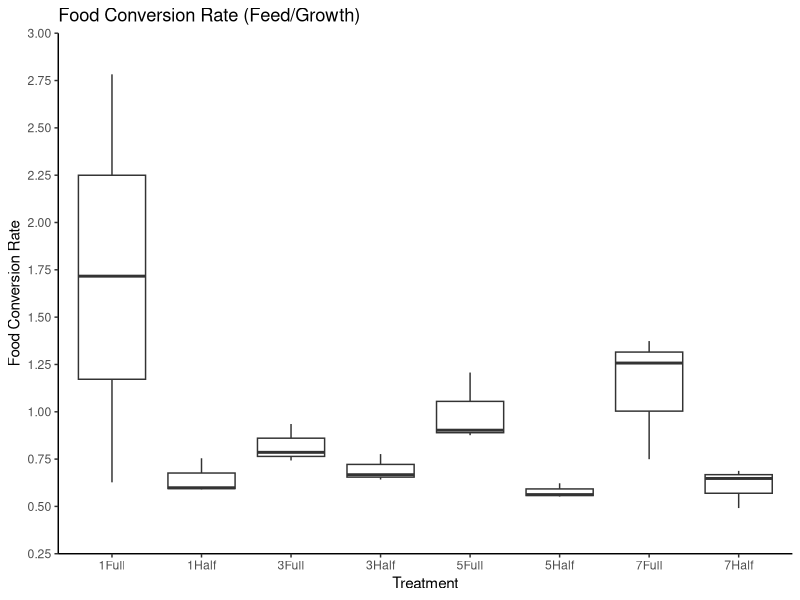
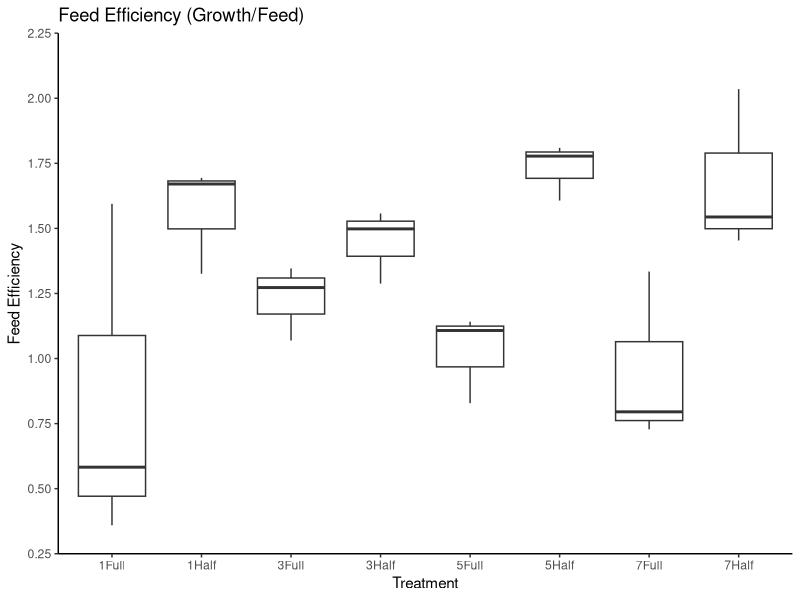

The R script that drew these images, in order:
## ---- chunk 1
library(dplyr)
library(ggplot2)
library(tidyr)
library(cowplot)
## ---- chunk 2
lw <- read.csv("Juv_Length_Weight.csv", header=T)
mort <- read.csv("Juv_Mort.csv", header=T)
## ---- chunk 3
#Import tank mass and feed to calculate conversions
conv <- read.csv("Juv_Mass_Feed_Tank.csv", header = T)

#Calculate feed efficiency: out/in
conv$FE <- conv$Mass_Gained/conv$Feed

#Calculate food conversion rate: in/out
conv$FCR <- conv$Feed/conv$Mass_Gained

FE <- conv %>%
  group_by(Treatment) %>%
  summarise(FE_Mean = mean(FE),
            FE_SD =sd(FE))

FCR <- conv %>%
  group_by(Treatment) %>%
  summarise(FCR_Mean = mean(FCR),
            FCR_SD =sd(FCR))

p <- ggplot(conv, aes(Treatment,FCR))
p <- p + geom_boxplot(outlier.colour="black", outlier.shape=16, outlier.size=2, notch=FALSE)
p <- p + ylab("Food Conversion Rate")
p <- p + xlab("Treatment")
p <- p + theme_classic()
p <- p + scale_y_continuous(expand = c(0,0), limits = c(0.25,3), breaks = seq(0.25,3,0.25))
p <- p + ggtitle("Food Conversion Rate (Feed/Growth)")
p

q <- ggplot(conv, aes(Treatment,FE))
q <- q + geom_boxplot(outlier.colour="black", outlier.shape=16, outlier.size=2, notch=FALSE)
q <- q + ylab("Feed Efficiency")
q <- q + xlab("Treatment")
q <- q + theme_classic()
q <- q + scale_y_continuous(expand = c(0,0), limits = c(0.25,2.25), breaks = seq(0.25,2.25,0.25))
q <- q + ggtitle("Feed Efficiency (Growth/Feed)")
q

